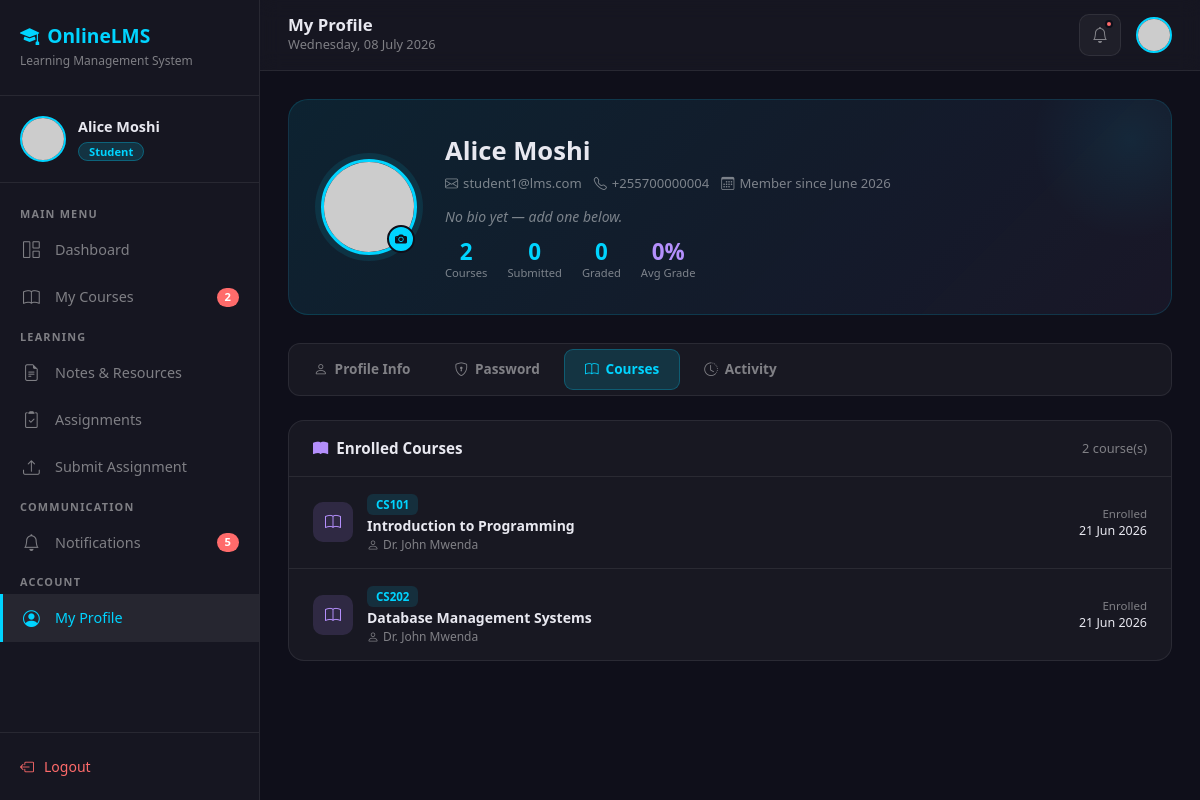
Page /student/profile.php?tab=courses (signed in) on the committed database.
### tables this page shows
CREATE TABLE `users` (
  `id` int(11) NOT NULL,
  `name` varchar(100) NOT NULL,
  `email` varchar(150) NOT NULL,
  `password` varchar(255) NOT NULL,
  `role` enum('admin','lecturer','student') NOT NULL DEFAULT 'student',
  `profile_picture` varchar(255) DEFAULT 'profile-default.png',
  `phone` varchar(20) DEFAULT NULL,
  `status` enum('active','inactive','suspended') DEFAULT 'active',
  `created_at` timestamp NOT NULL DEFAULT current_timestamp(),
  `updated_at` timestamp NOT NULL DEFAULT current_timestamp() ON UPDATE current_timestamp()
);

CREATE TABLE `course_enrollments` (
  `id` int(11) NOT NULL,
  `student_id` int(11) NOT NULL,
  `course_id` int(11) NOT NULL,
  `enrolled_at` timestamp NOT NULL DEFAULT current_timestamp(),
  `status` enum('enrolled','dropped','completed') DEFAULT 'enrolled'
);

CREATE TABLE `courses` (
  `id` int(11) NOT NULL,
  `course_code` varchar(20) NOT NULL,
  `course_name` varchar(150) NOT NULL,
  `description` text DEFAULT NULL,
  `lecturer_id` int(11) NOT NULL,
  `status` enum('active','inactive') DEFAULT 'active',
  `created_at` timestamp NOT NULL DEFAULT current_timestamp(),
  `updated_at` timestamp NOT NULL DEFAULT current_timestamp() ON UPDATE current_timestamp()
);

### student/profile.php (the view, shortened to what this page needs)
<?php
require_once '../includes/db_connection.php';
$student_id   = $_SESSION['user_id'];
$student_name = $_SESSION['user_name'];
$student = mysqli_fetch_assoc(mysqli_query($conn,
    "SELECT * FROM users WHERE id = '$student_id'"
));
$courses_count = mysqli_fetch_assoc(
    mysqli_query($conn, "SELECT COUNT(*) as total FROM course_enrollments
                          WHERE student_id = '$student_id' AND status = 'enrolled'")
)['total'];
$notifications_count = mysqli_fetch_assoc(
    mysqli_query($conn, "SELECT COUNT(*) as total FROM notifications n
                          LEFT JOIN notification_reads nr ON n.id = nr.notification_id AND nr.user_id = '$student_id'
                          WHERE (n.target_role = 'student' OR n.target_role = 'all') AND nr.id IS NULL")
)['total'];
$submitted_count = mysqli_fetch_assoc(
    mysqli_query($conn, "SELECT COUNT(*) as total FROM submissions WHERE student_id = '$student_id'")
)['total'];
$graded_count = mysqli_fetch_assoc(
    mysqli_query($conn, "SELECT COUNT(*) as total FROM grades WHERE student_id = '$student_id'")
)['total'];
$avg_grade = mysqli_fetch_assoc(
    mysqli_query($conn, "SELECT AVG((marks_obtained/total_marks)*100) as avg FROM grades WHERE student_id = '$student_id'")
)['avg'];
$avg_grade = $avg_grade ? round($avg_grade, 1) : 0;
$enrolled_courses = mysqli_query($conn,
    "SELECT c.course_name, c.course_code, u.name AS lecturer_name,
            ce.enrolled_at
     FROM course_enrollments ce
     INNER JOIN courses c ON ce.course_id = c.id
     INNER JOIN users u ON c.lecturer_id = u.id
     WHERE ce.student_id = '$student_id' AND ce.status = 'enrolled'
     ORDER BY ce.enrolled_at DESC"
);
$member_since = date('F Y', strtotime($student['created_at'] ?? 'now'));
$active_tab   = $_GET['tab'] ?? 'profile';
?>
<!DOCTYPE html>
<html lang="en">
<head>
    <link rel="stylesheet" href="https://cdn.jsdelivr.net/npm/bootstrap@5.3.0/dist/css/bootstrap.min.css">
    <link rel="stylesheet" href="https://cdn.jsdelivr.net/npm/bootstrap-icons@1.10.5/font/bootstrap-icons.css">
</head>
<body>
<aside class="sidebar" id="sidebar">
    <div class="sidebar-brand">
        <h5><i class="bi bi-mortarboard-fill me-2"></i>OnlineLMS</h5>
        <span>Learning Management System</span>
    </div>
    <div class="sidebar-profile">
        <img src="../uploads/profiles/<?= htmlspecialchars($student['profile_picture']) ?>"
             onerror="this.src='https://ui-avatars.com/api/?name=<?= urlencode($student_name) ?>&background=00d4ff&color=fff&size=46'"
             alt="Profile">
        <div>
            <div class="name"><?= htmlspecialchars($student_name) ?></div>
            <span class="role-badge">Student</span>
        </div>
    </div>
    <nav class="sidebar-nav">
        <div class="nav-section">Main Menu</div>
        <a href="dashboard.php"><i class="bi bi-grid-1x2"></i> Dashboard</a>
        <a href="courses.php">
            <i class="bi bi-book"></i> My Courses
            <?php if ($courses_count > 0): ?><span class="nav-badge"><?= $courses_count ?></span><?php endif; ?>
        </a>
        <div class="nav-section">Learning</div>
        <a href="notes.php">
            <i class="bi bi-file-earmark-text"></i> Notes & Resources
        </a>
        <a href="assignments.php">
            <i class="bi bi-clipboard2-check"></i> Assignments
        </a>
        <a href="submit_assignment.php"><i class="bi bi-upload"></i> Submit Assignment</a>
        <div class="nav-section">Communication</div>
        <a href="notifications.php">
            <i class="bi bi-bell"></i> Notifications
            <?php if ($notifications_count > 0): ?><span class="nav-badge"><?= $notifications_count ?></span><?php endif; ?>
        </a>
        <div class="nav-section">Account</div>
        <a href="profile.php" class="active"><i class="bi bi-person-circle"></i> My Profile</a>
    </nav>
    <div class="sidebar-footer">
        <a href="../logout.php" onclick="return confirm('Are you sure you want to logout?')">
            <i class="bi bi-box-arrow-left"></i> Logout
        </a>
    </div>
</aside>
<div class="main-content">
    <div class="topbar">
        <div class="d-flex align-items-center gap-3">
            <div class="topbar-left">
                <h6>My Profile</h6>
                <p><?= date('l, d F Y') ?></p>
            </div>
        </div>
        <div class="topbar-right">
            <a href="notifications.php" class="notif-btn">
                <i class="bi bi-bell"></i>
                <?php if ($notifications_count > 0): ?><span class="notif-dot"></span><?php endif; ?>
            </a>
            <img src="../uploads/profiles/<?= htmlspecialchars($student['profile_picture']) ?>"
                 onerror="this.src='https://ui-avatars.com/api/?name=<?= urlencode($student_name) ?>&background=00d4ff&color=fff&size=36'"
                 style="width:36px;height:36px;border-radius:50%;object-fit:cover;border:2px solid var(--accent);">
        </div>
    </div>
    <div class="page-body">
        <div class="profile-hero">
            <div class="hero-avatar-wrap">
                <img class="hero-avatar" id="heroAvatar"
                     src="../uploads/profiles/<?= htmlspecialchars($student['profile_picture']) ?>"
                     onerror="this.src='https://ui-avatars.com/api/?name=<?= urlencode($student_name) ?>&background=00d4ff&color=fff&size=96'"
                     alt="Avatar">
                <label for="profile_picture" class="avatar-edit-btn" title="Change photo">
                    <i class="bi bi-camera-fill"></i>
                </label>
            </div>
            <div class="hero-info">
                <div class="hero-name"><?= htmlspecialchars($student['name']) ?></div>
                <div class="hero-meta">
                    <span><i class="bi bi-envelope"></i><?= htmlspecialchars($student['email']) ?></span>
                    <?php if (!empty($student['phone'])): ?>
                        <span><i class="bi bi-telephone"></i><?= htmlspecialchars($student['phone']) ?></span>
                    <?php endif; ?>
                    <span><i class="bi bi-calendar3"></i>Member since <?= $member_since ?></span>
                </div>
                <?php if (!empty($student['bio'])): ?>
                    <div class="hero-bio"><?= nl2br(htmlspecialchars($student['bio'])) ?></div>
                <?php else: ?>
                    <div class="hero-bio" style="font-style:italic;">No bio yet — add one below.</div>
                <?php endif; ?>
                <div class="hero-stats">
                    <div class="hero-stat">
                        <div class="hero-stat-num"><?= $courses_count ?></div>
                        <div class="hero-stat-lbl">Courses</div>
                    </div>
                    <div class="hero-stat">
                        <div class="hero-stat-num"><?= $submitted_count ?></div>
                        <div class="hero-stat-lbl">Submitted</div>
                    </div>
                    <div class="hero-stat">
                        <div class="hero-stat-num"><?= $graded_count ?></div>
                        <div class="hero-stat-lbl">Graded</div>
                    </div>
                    <div class="hero-stat">
                        <div class="hero-stat-num" style="color:var(--purple)"><?= $avg_grade ?>%</div>
                        <div class="hero-stat-lbl">Avg Grade</div>
                    </div>
                </div>
            </div>
        </div>
        <div class="profile-tabs">
            <a href="profile.php?tab=profile"   class="profile-tab <?= $active_tab === 'profile'   ? 'active' : '' ?>">
                <i class="bi bi-person"></i> Profile Info
            </a>
            <a href="profile.php?tab=password"  class="profile-tab <?= $active_tab === 'password'  ? 'active' : '' ?>">
                <i class="bi bi-shield-lock"></i> Password
            </a>
            <a href="profile.php?tab=courses"   class="profile-tab <?= $active_tab === 'courses'   ? 'active' : '' ?>">
                <i class="bi bi-book"></i> Courses
            </a>
            <a href="profile.php?tab=activity"  class="profile-tab <?= $active_tab === 'activity'  ? 'active' : '' ?>">
                <i class="bi bi-clock-history"></i> Activity
            </a>
        </div>
        <?php if ($active_tab === 'profile'): ?>
        <form method="POST" enctype="multipart/form-data">
            <div class="profile-card">
                <div class="card-header-bar">
                    <h6><i class="bi bi-person-lines-fill" style="color:var(--accent)"></i> Personal Information</h6>
                </div>
                <div class="card-body-pad">
                    <div class="avatar-preview-wrap">
                        <img class="avatar-preview" id="avatarPreview"
                             src="../uploads/profiles/<?= htmlspecialchars($student['profile_picture']) ?>"
                             onerror="this.src='https://ui-avatars.com/api/?name=<?= urlencode($student_name) ?>&background=00d4ff&color=fff&size=64'"
                             alt="Preview">
                        <div>
                            <label for="profile_picture" class="avatar-upload-btn">
                                <i class="bi bi-cloud-arrow-up"></i> Upload new photo
                            </label>
                            <div class="form-hint">JPG, PNG, GIF or WebP · max 2 MB</div>
                        </div>
                    </div>
                    <input type="file" name="profile_picture" id="profile_picture" accept="image/*">
                    <hr class="form-divider">
                    <div class="row g-4">
                        <div class="col-md-6">
                            <label class="form-label-custom">Full Name *</label>
                            <input type="text" name="name" class="form-input"
                                   value="<?= htmlspecialchars($student['name']) ?>"
                                   placeholder="Your full name" required>
                        </div>
                        <div class="col-md-6">
                            <label class="form-label-custom">Email Address *</label>
                            <input type="email" name="email" class="form-input"
                                   value="<?= htmlspecialchars($student['email']) ?>"
                                   placeholder="you@example.com" required>
                        </div>
                        <div class="col-md-6">
                            <label class="form-label-custom">Phone Number</label>
                            <input type="text" name="phone" class="form-input"
                                   value="<?= htmlspecialchars($student['phone'] ?? '') ?>"
                                   placeholder="+255 712 345 678">
                        </div>
                        <div class="col-md-6">
                            <label class="form-label-custom">Member Since</label>
                            <input type="text" class="form-input"
                                   value="<?= $member_since ?>" disabled style="opacity:.5; cursor:not-allowed;">
                        </div>
                        <div class="col-12">
                            <label class="form-label-custom">Bio</label>
                            <textarea name="bio" class="form-input"
                                      placeholder="Tell your lecturers a little about yourself…"><?= htmlspecialchars($student['bio'] ?? '') ?></textarea>
                            <div class="form-hint">Keep it brief — a sentence or two is plenty.</div>
                        </div>
                    </div>
                </div>
            </div>
            <div class="d-flex gap-3 align-items-center">
                <button type="submit" name="update_profile" class="btn-save">
                    <i class="bi bi-check-lg"></i> Save Changes
                </button>
                <a href="profile.php?tab=profile" class="btn-secondary">
                    <i class="bi bi-arrow-counterclockwise"></i> Discard
                </a>
            </div>
        </form>
        <?php elseif ($active_tab === 'courses'): ?>
        <div class="profile-card">
            <div class="card-header-bar">
                <h6><i class="bi bi-book-fill" style="color:var(--purple)"></i> Enrolled Courses</h6>
                <span style="color:var(--muted);font-size:0.8rem;"><?= $courses_count ?> course(s)</span>
            </div>
            <?php if (mysqli_num_rows($enrolled_courses) > 0): ?>
                <?php while ($c = mysqli_fetch_assoc($enrolled_courses)): ?>
                <div class="course-row">
                    <div class="course-icon"><i class="bi bi-book"></i></div>
                    <div style="flex:1;min-width:0;">
                        <span class="course-code-pill"><?= htmlspecialchars($c['course_code']) ?></span>
                        <div class="course-title"><?= htmlspecialchars($c['course_name']) ?></div>
                        <div class="course-lecturer"><i class="bi bi-person me-1"></i><?= htmlspecialchars($c['lecturer_name']) ?></div>
                    </div>
                    <div style="text-align:right;flex-shrink:0;">
                        <div style="font-size:0.72rem;color:var(--muted);">Enrolled</div>
                        <div style="font-size:0.78rem;color:var(--text);"><?= date('d M Y', strtotime($c['enrolled_at'])) ?></div>
                    </div>
                </div>
                <?php endwhile; ?>
            <?php endif; ?>
        </div>
        <?php endif; ?>
    </div>
</div>
</body>
</html>

### rows in the picture
users: name "Alice Moshi", email "student1@lms.com", phone "+255700000004", created_at "June 2026"
course_enrollments: course.course_code "CS101", course.course_name "Introduction to Programming", users.name "Dr. John Mwenda", enrolled_at "21 Jun 2026"
course_enrollments: course.course_code "CS202", course.course_name "Database Management Systems", users.name "Dr. John Mwenda", enrolled_at "21 Jun 2026"

### other values in the picture
$student_name "Alice Moshi"
$courses_count "2"
$notifications_count "5"
$submitted_count "0"
$graded_count "0"
$avg_grade "0"
